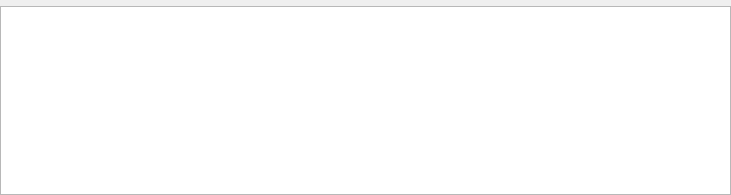
<ui version="4.0">
 <class>qSlicerSimpleMarkupsWidget</class>
 <widget class="qSlicerWidget" name="qSlicerSimpleMarkupsWidget">
  <property name="geometry">
   <rect>
    <x>0</x>
    <y>0</y>
    <width>731</width>
    <height>195</height>
   </rect>
  </property>
  <property name="sizePolicy">
   <sizepolicy hsizetype="Expanding" vsizetype="Expanding">
    <horstretch>0</horstretch>
    <verstretch>0</verstretch>
   </sizepolicy>
  </property>
  <property name="windowTitle">
   <string>标记控制点</string>
  </property>
  <layout class="QVBoxLayout" name="verticalLayout">
   <property name="leftMargin">
    <number>0</number>
   </property>
   <property name="topMargin">
    <number>0</number>
   </property>
   <property name="rightMargin">
    <number>0</number>
   </property>
   <property name="bottomMargin">
    <number>0</number>
   </property>
   <item>
    <layout class="QHBoxLayout" name="horizontalLayout">
     <property name="sizeConstraint">
      <enum>QLayout::SetDefaultConstraint</enum>
     </property>
     <item>
      <widget class="qMRMLNodeComboBox" name="MarkupsNodeComboBox">
       <property name="enabled">
        <bool>true</bool>
       </property>
       <property name="sizePolicy">
        <sizepolicy hsizetype="Expanding" vsizetype="Fixed">
         <horstretch>0</horstretch>
         <verstretch>0</verstretch>
        </sizepolicy>
       </property>
       <property name="nodeTypes">
        <stringlist notr="true">
         <string>标记基准节点 (vtkMRMLMarkupsFiducialNode)</string>
        </stringlist>
       </property>
       <property name="showHidden">
        <bool>true</bool>
       </property>
       <property name="noneEnabled">
        <bool>true</bool>
       </property>
       <property name="addEnabled">
        <bool>true</bool>
       </property>
       <property name="removeEnabled">
        <bool>true</bool>
       </property>
       <property name="editEnabled">
        <bool>false</bool>
       </property>
       <property name="renameEnabled">
        <bool>true</bool>
       </property>
      </widget>
     </item>
     <item>
      <widget class="qSlicerMarkupsPlaceWidget" name="MarkupsPlaceWidget">
       <property name="sizePolicy">
        <sizepolicy hsizetype="Preferred" vsizetype="Preferred">
         <horstretch>0</horstretch>
         <verstretch>0</verstretch>
        </sizepolicy>
       </property>
      </widget>
     </item>
    </layout>
   </item>
   <item>
    <widget class="QTableWidget" name="MarkupsControlPointsTableWidget" />
   </item>
  </layout>
 </widget>
 <customwidgets>
  <customwidget>
   <class>qMRMLNodeComboBox</class>
   <extends>QWidget</extends>
   <header>qMRMLNodeComboBox.h</header>
   <container>1</container>
  </customwidget>
  <customwidget>
   <class>qSlicerWidget</class>
   <extends>QWidget</extends>
   <header>qSlicerWidget.h</header>
   <container>1</container>
  </customwidget>
  <customwidget>
   <class>qSlicerMarkupsPlaceWidget</class>
   <extends>qSlicerWidget</extends>
   <header>qSlicerMarkupsPlaceWidget.h</header>
   <container>1</container>
  </customwidget>
 </customwidgets>
 <resources>
  <include location="../../../Resources/qSlicerMarkupsModule.qrc" />
  <include location="../../../../../../Libs/MRML/Widgets/Resources/qMRMLWidgets.qrc" />
  <include location="../../../../../../Base/QTGUI/Resources/qSlicerBaseQTGUI.qrc" />
 </resources>
 <connections>
  <connection>
   <sender>qSlicerSimpleMarkupsWidget</sender>
   <signal>mrmlSceneChanged(vtkMRMLScene*)</signal>
   <receiver>MarkupsNodeComboBox</receiver>
   <slot>setMRMLScene(vtkMRMLScene*)</slot>
   <hints>
    <hint type="sourcelabel">
     <x>199</x>
     <y>149</y>
    </hint>
    <hint type="destinationlabel">
     <x>300</x>
     <y>149</y>
    </hint>
   </hints>
  </connection>
  <connection>
   <sender>qSlicerSimpleMarkupsWidget</sender>
   <signal>mrmlSceneChanged(vtkMRMLScene*)</signal>
   <receiver>MarkupsPlaceWidget</receiver>
   <slot>setMRMLScene(vtkMRMLScene*)</slot>
   <hints>
    <hint type="sourcelabel">
     <x>199</x>
     <y>149</y>
    </hint>
    <hint type="destinationlabel">
     <x>300</x>
     <y>149</y>
    </hint>
   </hints>
  </connection>
 </connections>
</ui>
